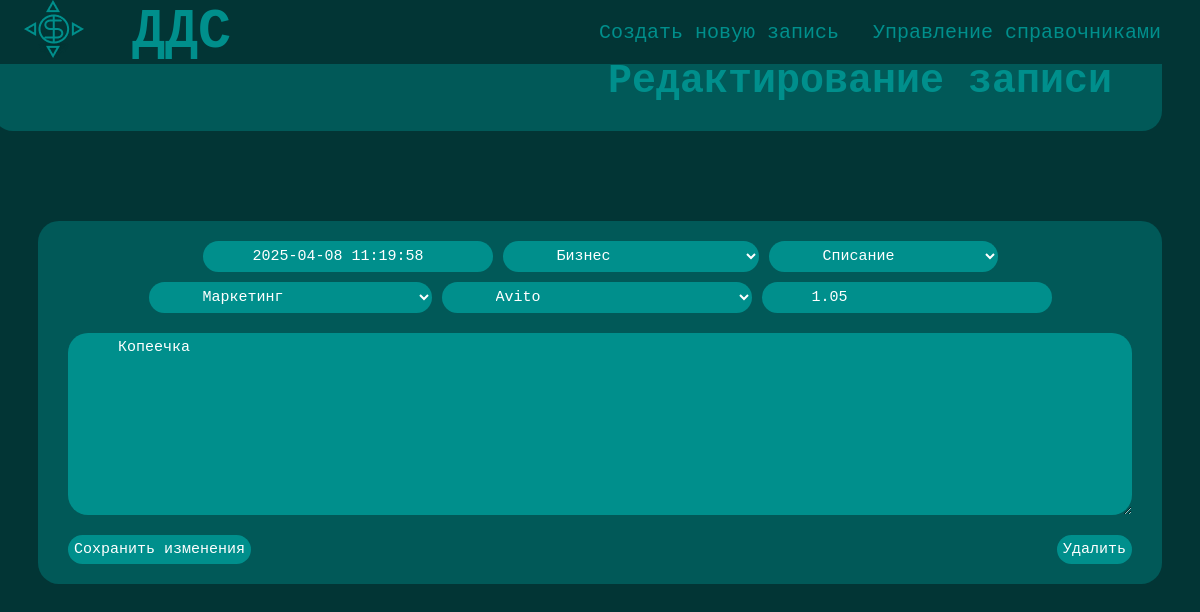
The page /entry/20/ on the database its author committed.
### DDCapp/models.py (models this page shows, shortened)
class CashFlow(models.Model):
    date = models.DateTimeField()  # Дата записи
    status = models.ForeignKey(Status, on_delete=models.CASCADE)  # Статус
    type = models.ForeignKey(Type, on_delete=models.CASCADE)  # Тип (Пополнение, Списание)
    category = models.ForeignKey(Category, on_delete=models.CASCADE)  # Категория
    subcategory = models.ForeignKey(Subcategory, on_delete=models.CASCADE)  # Подкатегория
    count_sum = models.DecimalField(max_digits=10, decimal_places=2)  # Сумма
    comment = models.TextField(blank=True, null=True)  # Комментарий

### DDCapp/views.py (the view, shortened to what this page needs)
# urls.py: path('entry/', views.entry, name='entry'), #URL страницы создания
def entry(request, id=None):
    cashlil = None
    if id:
        cashlil = get_object_or_404(CashFlow, id=id)
        if request.method == 'POST':
            form = CashFlowForm(request.POST, instance=cashlil)
            if form.is_valid():
                form.save()
                return redirect('index')
        else:
            form = CashFlowForm(instance=cashlil)
            if cashlil.date:
                form.fields['date'].initial = cashlil.date.strftime('%Y-%m-%d')
    context = {
        'form': form,
        'cashlil': cashlil
    }
    return render(request, 'entry.html', context)

### DDCapp/models.py (called while the page is built)
    def __str__(self):
        return self.name

    def __str__(self):
        return self.name

    def __str__(self):
        return self.name

    def __str__(self):
        return self.name

### DDCapp/templates/entry.html (shortened to what this page needs)
{% load static %}
<!DOCTYPE html>
<html>
<head>
    <link rel="stylesheet" type="text/css" href="{% static 'css/header.css' %}">
    <link rel="stylesheet" type="text/css" href="{% static 'css/for_all.css' %}">
    <link rel="stylesheet" type="text/css" href="{% static 'css/entry.css' %}">
</head>
<body>
{% include 'header.html' %}
<div class = 'title_mark'>
    <h1 class ='name_title'>{% if cashlil %}Редактирование{% else %}Создание{% endif %} записи</h1>
</div>
<form class = 'filter_form' method="POST">
<div class = 'container_entry'>
    <div class = 'check_boxing'>
            {{ form.date }}
            {{ form.status }}
            {{ form.type }}
            {{ form.category }}
            {{ form.subcategory }}
            {{ form.count_sum }}
    </div>
    <div class = 'comment_create_form'>
            {{ form.comment }}
    </div>
    <div class = 'form_edit_buttons'>
        <button type="submit">{% if cashlil %}Сохранить изменения{% else %}Создать запись{% endif %}</button>
</form>
    {% if cashlil %}
        <form class = 'form_create' action="{% url 'cashflow_delete' cashlil.id %}" method="post" onsubmit="return confirm('Вы уверены, что хотите удалить эту запись?');">
            <button type="submit" class="btn btn-danger">Удалить</button>
        </form>
    {% endif %}
</body>
</html>

### DDCapp/static/css/for_all.css (style rules this page uses)
body { background-color: #023535; padding: 30px; }
select { border: 0px solid #ccc; font-family: 'Courier New', Courier, monospace; color: white; background: #008F8C; border-radius: 20px; padding: 6px 50px; font-size: 15px; }
.filter_form { display: flex; margin-top: 90px; flex-wrap: wrap; background: #015958; border-radius: 21px; padding: 20px 30px; }
button { border: 0px solid #ccc; font-family: 'Courier New', Courier, monospace; color: white; background: #008F8C; border-radius: 20px; padding: 6px; font-size: 15px; }
.name_title { margin-top: 2%; font-size: 40px; font-family: 'Courier New', Courier, monospace; color: #008F8C; }
input, textarea { border: 0px solid #ccc; font-family: 'Courier New', Courier, monospace; color: white; background: #008F8C; border-radius: 20px; padding: 6px 50px; font-size: 15px; border-color: #008F8C; }
.title_mark { display: flex; background: #015958; padding: 0px 50px; border-radius: 20px; flex-direction: row; margin-left: -4%; justify-content: flex-end; }
input::placeholder { color: white; opacity: 1; }
textarea::placeholder { color: white; opacity: 1; }

### DDCapp/static/css/entry.css (style rules this page uses)
.check_boxing { display: flex; flex-wrap: wrap; justify-content: center; gap: 10px; }
.comment_create_form { display: flex; justify-content: center; flex-wrap: wrap; flex-direction: column; margin: 20px 0px; }
.form_edit_buttons { display: flex; flex-wrap: wrap; justify-content: space-between; }

### rows shown on the page
CashFlow: date "2025-04-08 11:19:58", status "Бизнес", type "Списание", category "Маркетинг", subcategory "Avito", count_sum "1.05", comment "Копеечка"
